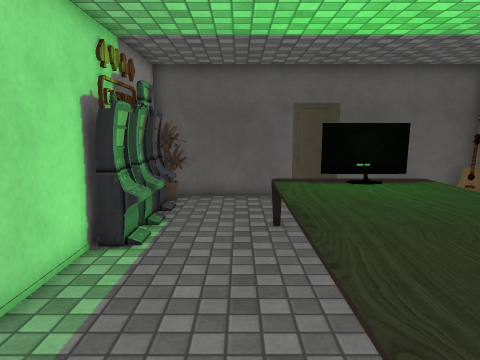
view 1 (above)

12 first-person views from a walk through a 3-D level made in the Unity game engine. The camera is 1.5 m above the floor, tilts 8° down and sees 70° across. The floor is counted in squares, 0.5 m on a side. Each view is taken from the middle of a square. On the plan, view 1 faces up. The plan holds only what a view shows up to about 20 squares ahead; the rest is blank. The player is left out. Some surface patterns are stand-ins.

view 2
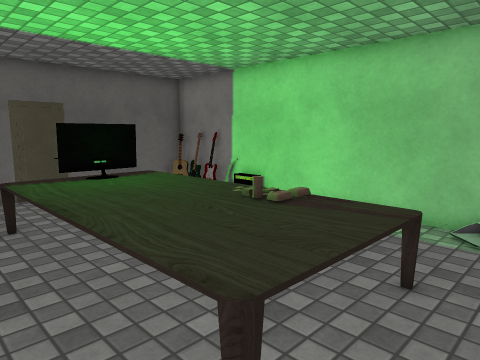

view 3
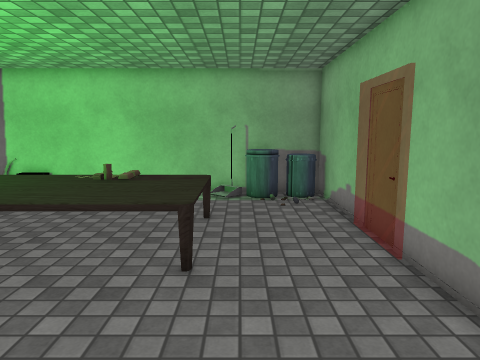

view 4
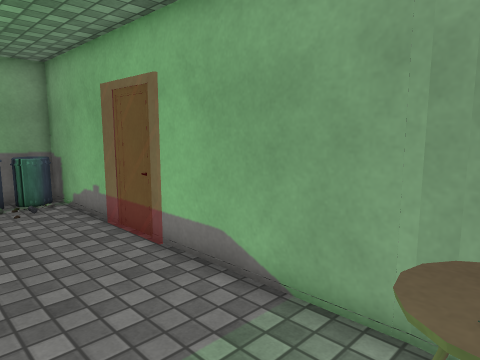

view 5
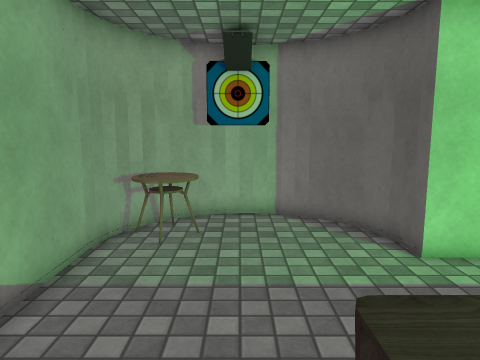

view 6
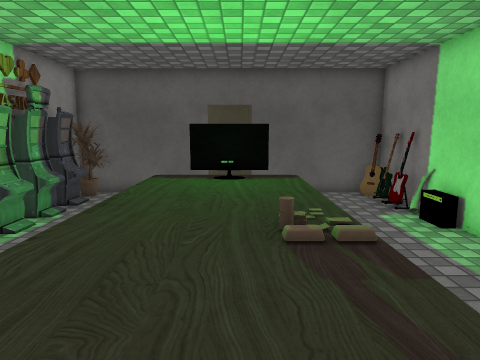

view 7
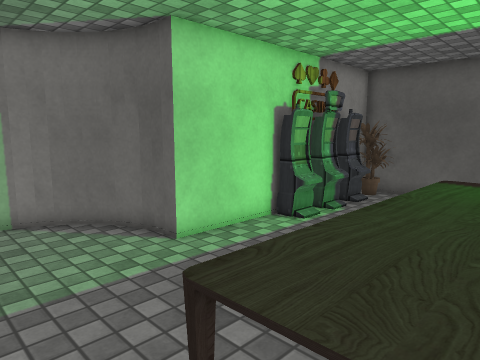

view 8
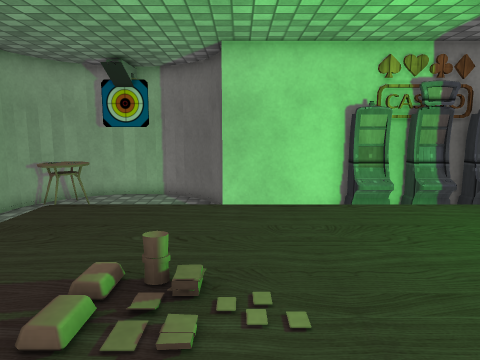

view 9
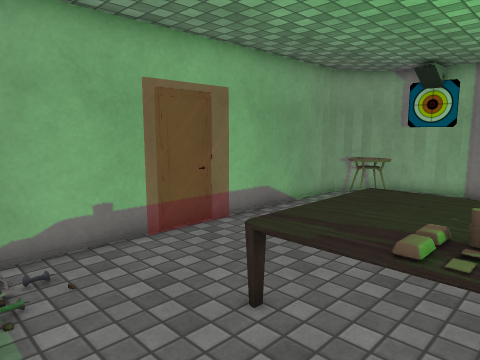

view 10
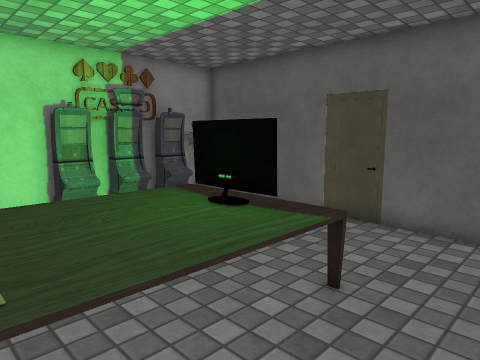

view 11
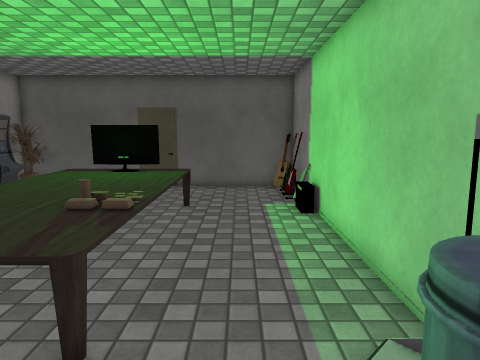

view 12
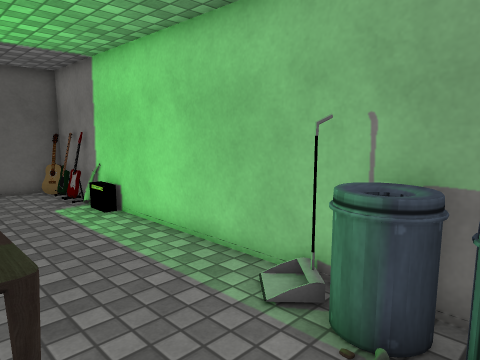

### Floor plan
Key: @ floor where view 1 was taken; # wall or solid block; . floor; = window, fence, low wall or low ledge; ^ raised ledge; O other object.
Columns run from 8 left of view 1 to 11 right of it. Each row starts with its distance up from view 1.
 16     ################
 15     #..............O
 14     #O............O#
 13     #O............OO
 12     #O............O#
 11     #O...^^^^^^....O
 10     #O...^^OOO^....#
  9     #O...^^^^^^....#
  8     #....^^^^^^....#
  7     #....^^^^^^....#
  6     #....^^^^^^....#
  5     #....^^^^OO....#
  4  ####....^^^^OO....#
  3 ##.......^^^^O^....#
  2 #........^^^^^^....#
  1 #........^^^^^^....#
  0 #O......@.........O#
 -1 #.OO.............OO#
 -2 #OOO............O.O#
 -3 ##OO.............OO#
 -4  #########===#######

Positions as (right, up) in squares from view 1, and headings:
1: (0, 0), facing up
2: (-1, -1), facing up-right
3: (-6, 0), facing right
4: (-6, 1), facing down-right
5: (4, 0), facing left
6: (4, -1), facing up
7: (4, -1), facing up-left
8: (8, 5), facing left
9: (10, 5), facing down-left
10: (9, 5), facing up-left
11: (8, -3), facing up
12: (5, -3), facing up-right
